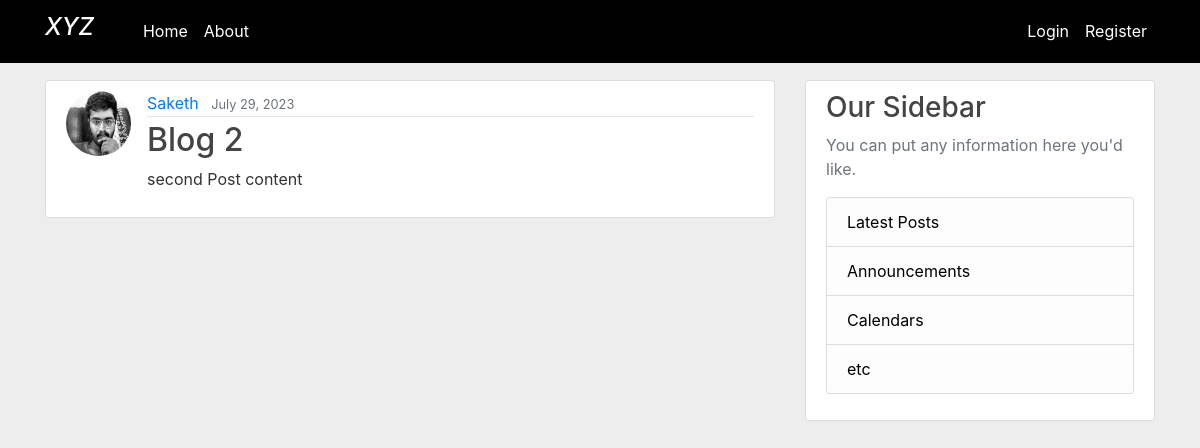
The app's page /post/2/ with its own data.
### blog/models.py (models this page shows, shortened)
class Post(models.Model):
    title = models.CharField(max_length=100)
    content = models.TextField()
    date_posted = models.DateTimeField(default=timezone.now)
    author = models.ForeignKey(User, on_delete=models.CASCADE)

### users/models.py (models this page shows, shortened)
class Profile(models.Model):
    user = models.OneToOneField(User,on_delete=models.CASCADE)
    image = models.ImageField(default='default.jpg',upload_to='profile_pics')

### blog/views.py (the view)
# urls.py: path('post/<int:pk>/', PostDetailView.as_view(), name='post-detail'),
class PostDetailView(DetailView):
    model = Post

### blog/templates/blog/post_detail.html (shortened to what this page needs)
{% extends "blog/base.html" %}
{% block content %}
  <article class="media content-section">
    <img class="rounded-circle article-img" src="{{ object.author.profile.image.url }}">
    <div class="media-body">
      <div class="article-metadata">
        <a class="mr-2" href="{% url 'user-posts' object.author.username %}">{{ object.author }}</a>
        <small class="text-muted">{{ object.date_posted|date:"F d, Y" }}</small>
      </div>
      <h2 class="article-title">{{ object.title }}</h2>
      <p class="article-content">{{ object.content }}</p>
    </div>
  </article>
{% endblock content %}

### blog/static/blog/main.css (style rules this page uses)
body { background: #eeeded; color: #333333; margin-top: 5rem; }
h1, h2, h3, h4, h5, h6 { color: #444444; }
.content-section , .content-section1 { background: #ffffff; padding: 10px 20px; border: 1px solid #dddddd; border-radius: 3px; margin-bottom: 20px; }
.article-title { color: #444444; }
.article-content { white-space: pre-line; }
.article-img { height: 65px; width: 65px; margin-right: 16px; }
.article-metadata { padding-bottom: 1px; margin-bottom: 4px; border-bottom: 1px solid #e3e3e3 }

### records on screen
Post: author.profile.image (picture), author "Saketh", date_posted "July 29, 2023", title "Blog 2", content "second Post content"
